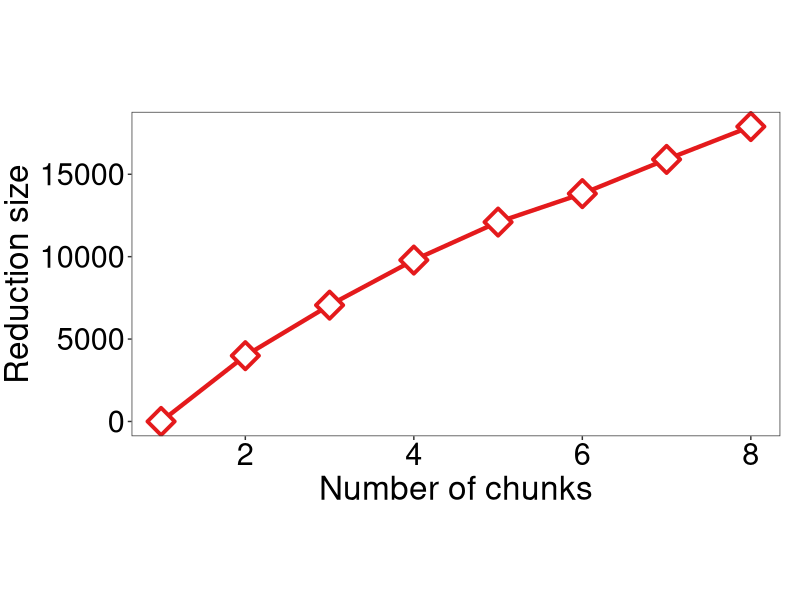
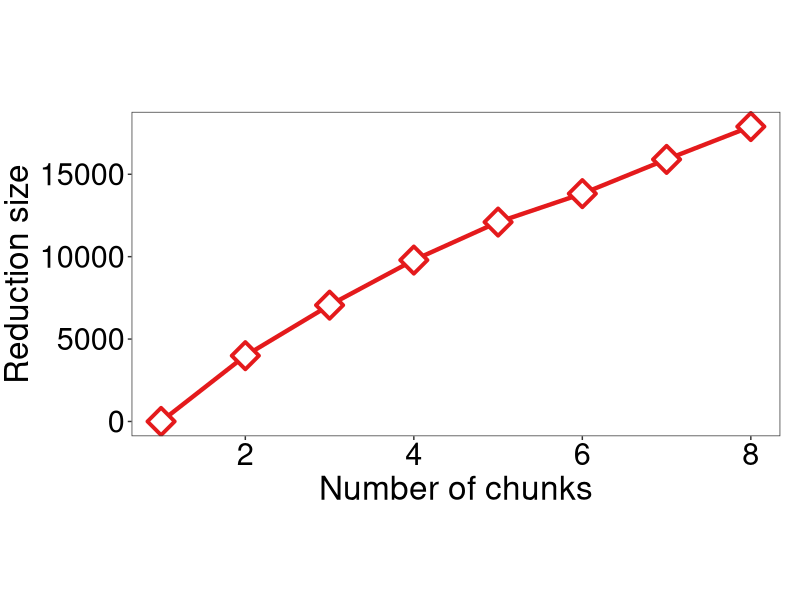

These charts were generated, in order, by the following R code:
library(ggplot2)
library(cowplot)
require(RColorBrewer)
require(scales)
library(readxl)
library(tidyr)
library(dplyr)
# 设置工作目录
setwd(dirname(rstudioapi::getActiveDocumentContext()$path))

# 定义生成普通折线图的函数
create_line_plot <- function(df) {
  p <- ggplot(df, aes(x = x_value, y = y_value, color = source, shape = source, linetype = source)) +
    scale_shape_manual(values = c(23)) +
    scale_colour_brewer(palette = "Set1") + 
    scale_linetype_manual(values = c(1)) +              
    geom_line(size = 1.5) +
    geom_point(size = 6, stroke = 2, fill = "white") + 
    theme_bw() +
    theme(
      legend.position = "",
      legend.text = element_text(size = 19), 
      legend.key.height = unit(1.8, "line"),
      legend.key.width = unit(2, "line"),
      legend.direction = "horizontal",
      legend.text.align = 0,
      legend.margin = margin(t = 0, unit = 'cm'),
      legend.title = element_blank(),
      plot.margin = unit(c(0.5, 0.5, 0, 0.1), "cm"),
      axis.title.x = element_text(size = 24), 
      axis.title.y = element_text(size = 24),  
      axis.text = element_text(size = 22, color = "black"), 
      aspect.ratio = 0.5, 
      panel.grid.major = element_blank(), 
      panel.grid.minor = element_blank()
    ) +
    labs(x = 'Number of chunks', y = 'Reduction size')
  return(p)
}

# 手动输入数据
x_values <- seq(1, 8, by = 1)
y_values <- c(
  0,3991,	7057,9793,	12099	,13825	,15902	,17894
)

df <- data.frame(
  x_value = rep(x_values, 1),
  y_value = y_values,
  source = factor(rep(c('NTrans'), each = length(x_values)),
                  levels = c('NTrans')) # 设置顺序
)

# 绘制折线图

p <- create_line_plot(df)

# 保存图表到文件
ggsave('pic1-Line-chart.pdf', plot = p, height = 5, width = 10)

print(p)
